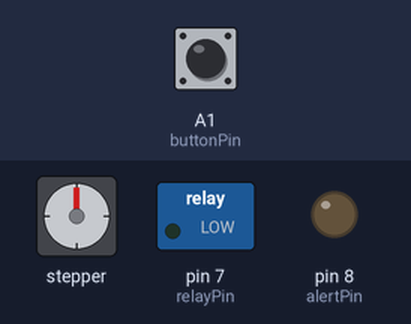
A sketch run on a simulated Arduino Uno, built with avr-gcc and run on an emulated ATmega328P. Shown: stepper motor, switched loads named in the sketch (green lamp = pin HIGH), output pins drawn as LEDs (lit = HIGH). Wiring (inferred from the names in the program): stepper motor driver (200 steps per turn assumed): step pin 12; direction pin 11; enable pin 10. The test bench sets the inputs (shaded band); at power-on: A1 (buttonPin) HIGH. The local clock reads 2024-03-15 10:24:30 at power-on unless the sketch sets it; pins used as bus, display or sensor lines are not drawn; what the sketch prints to the serial monitor is not drawn.

Above: at 0.1 s.
At 37.1 s:
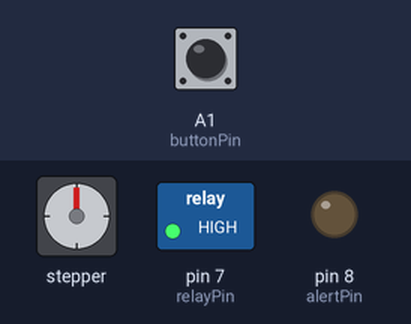
Timing chart, 0 to 58.5 s (numbered marks = the images above):
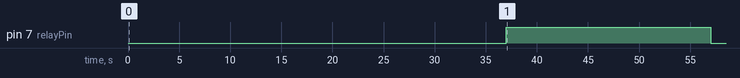

The sketch:

Sample_on_5.ino
```cpp
/*
 modified 8/8 to include new stepper position functions. Takes count and compares to postion
 array to retrieve steps
 Used sleep function on easy driver to limit power pull on the stepper, then
 modified 8/16 enable/ disable functions following added capacitor in pump

 */
#include <Wire.h>
#include "RTClib.h"

RTC_DS1307 RTC;         //this line defines the real time clock
//setup pins on arduino
const int dirPin = 11;
const int stepPin = 12;
const int relayPin = 7;                  //pump pin
const int alertPin = 8;              //led to show mactivation, can be removed, just for debugging
//const int sleepPin =  12;
const int enablePin = 10;
//pragram variables
int pumpDuration = 20000;
int count = 0;                    //variable used by runtime loop to keep track of position
int sampleCount = 24;              //number of samples
/*set time interval here Pump and move loop will trigger on. For example if five minutes (12:00, 12:05, 12:10....) is desired
this should be "5", if every 2 (12:00, 12:02 ...) enter "2", for hour enter 60 */
int timeInterval = 5;
const int buttonPin = A1;
int posArray[]= {0, 8, 16, 25, 33, 41, 50, 58, 66, 75, 83, 91, 100, 108, 116, 125, 133, 141, 150, 158,
    166, 175, 183, 192};
void setup()              // this loop runs when first powered on
{
    //setup of pins
    pinMode(stepPin, OUTPUT);
    pinMode(dirPin, OUTPUT);
    pinMode(relayPin, OUTPUT);
    pinMode(alertPin, OUTPUT);
    //pinMode(sleepPin, OUTPUT);
    pinMode(enablePin,OUTPUT);
    pinMode(buttonPin, INPUT_PULLUP);
    Serial.begin(9600);     //turn on serial monitor for debugging
    digitalWrite(enablePin, HIGH);
    // digitalWrite(sleepPin, LOW);
    Wire.begin();     //wire protocol must be initiated before RTC.
    RTC.begin();
    if(!RTC.isrunning()){
        digitalWrite(alertPin, HIGH);    //if rtc is not connected correctly turn on led solid
    }


}

void loop()                      //loop runs continuously until power off
{
    DateTime now = RTC.now();      //get current time
    //Serial.print(now.hour(), DEC);
    //Serial.println(now.minute(),DEC);
    Serial.println(now.minute(), DEC);      //print current minute
    int activateCycle = now.minute() % timeInterval;
    if((activateCycle == 0) && (count < sampleCount)) {
        int sampleSteps = posArray[count];       // get step count from positoon array
        int sampleStepsReverse = -1*sampleSteps;  //reverse = negative directions
        digitalWrite(enablePin, LOW);             //activate motor
        rotate(sampleSteps, 0.1);                 //move sample steps at 0.1 turn speed
        delay(2000);                              //catch up
        delay(5000);                             //insert any functions to do while over the sample here
        pumpWater();                            //activate pump relay and pump water
        delay(1000);                            //let drips happen
        rotate(sampleStepsReverse, 0.1);
        delay(10000);
        Serial.println(count);
        count++;
        delay(60000);                            // delay to allow current time to != 5 interval, without this trouble exiting loop
        digitalWrite(enablePin, HIGH);
    }
    //-----end of pump and move loop
    int buttonState = digitalRead(buttonPin);  //check if the reset button is pressed, if so reset count to 0
    if (buttonState == LOW) {
        count = 0;
    }
}               //---------------------------end of runtime loop-------------------

//-----------------------------declare functions--------------------------------//
void pumpWater() {
    digitalWrite(relayPin, HIGH);    //turn pumprelay on,
    delay(pumpDuration);              //delay to allow water to pump
    digitalWrite(relayPin, LOW);       //turn back off
}

void rotate(int steps, float speed){            //this function came from bildr site on easydriver
    int dir = (steps > 0)? HIGH:LOW;
    steps = abs(steps) * 8;                     //8 microsteps per step
    digitalWrite(dirPin, dir);
    float usDelay = (1/speed) * 70;             //this controls the speed
    for (int i = 0; i < steps; i++){
        digitalWrite(stepPin, HIGH);
        delayMicroseconds(usDelay);
        digitalWrite(stepPin, LOW);
        delayMicroseconds(usDelay);
    }
}
```

Measured:
- by itself, pin 7 (relayPin): LOW → HIGH at 37.0 s, → LOW 20.0 s later
